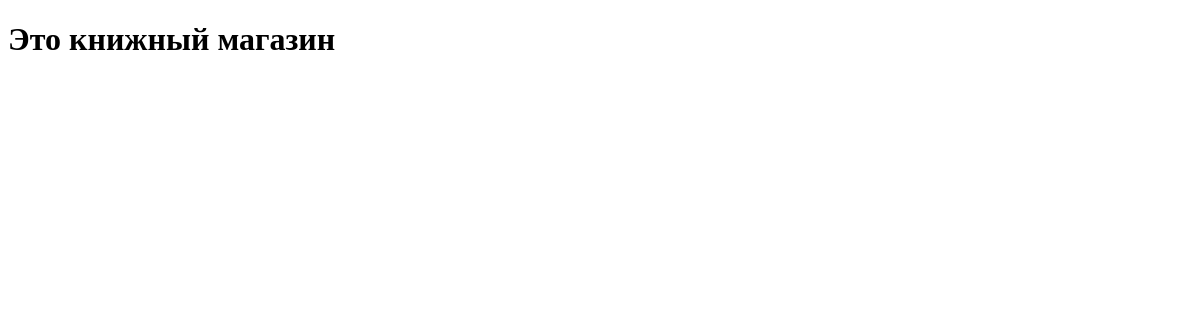
Before: /books with the older database file.
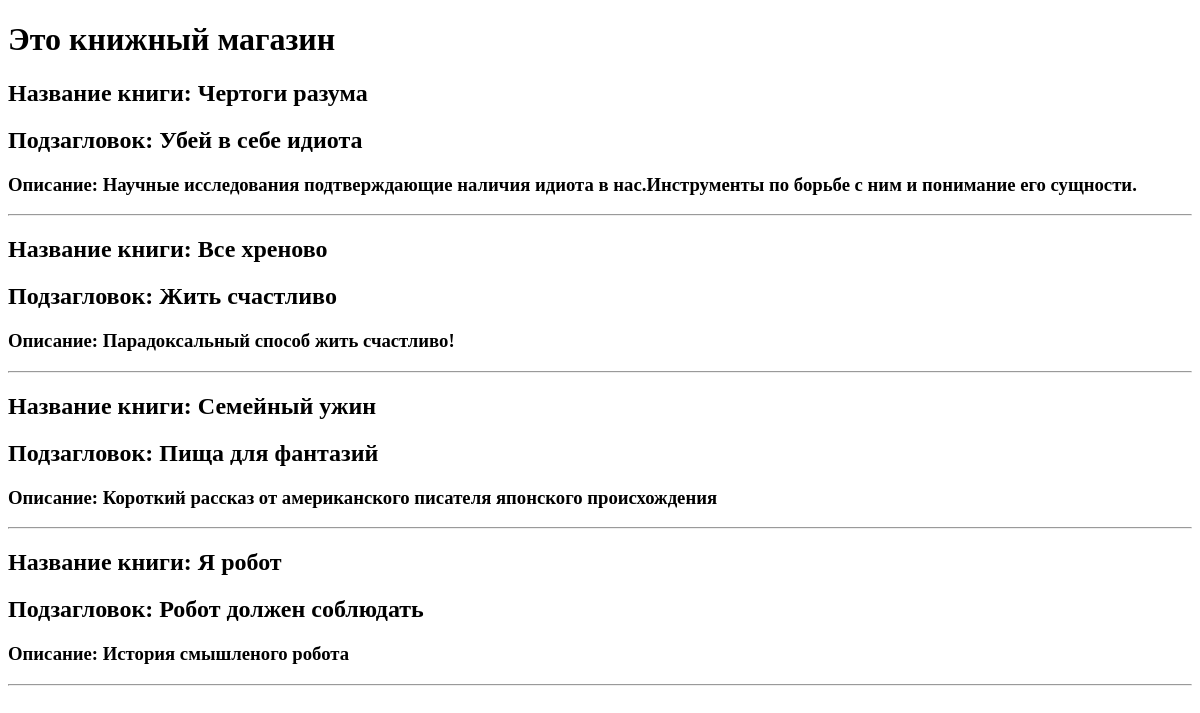
After: the same page with the newer database file.
### main/models.py (models this page shows)
class Books_data(models.Model):
    tittle = models.CharField(max_length =  40)
    subtitle = models.CharField(max_length =  25)
    describtion = models.CharField(max_length = 200)
    price = models.DecimalField(max_digits= 7 ,decimal_places = 2)
    genre = models.CharField(max_length = 40)
    author = models.CharField(max_length = 100)
    year_of_issue = models.DecimalField(max_digits = 4,decimal_places = 0)
    uploaded_at = models.DateField(auto_now_add = True)

### main/views.py (the view)
# urls.py: path("books", books, name="books")#2 объязательных праметра  ("Запрошенный адрес URL/", и функция которая )
def books(request):
    books_data_list = Books_data.objects.all()
    return render(request, "books.html",{"books_data_list":books_data_list})

### main/templates/books.html (shortened to what this page needs)
{% extends "main/layout.html" %}
{% block content %}
    <h1>Это книжный магазин</h1>
    {% for i in  books_data_list %}
        <h2>Название книги: {{i.tittle }}</h2>
        <h2>Подзагловок: {{ i.subtitle }}</h2>
        <h3>Описание: {{ i.describtion }}</h3>
        <hr>
    {% endfor %}
{% endblock %}

Changed rows visible on the page:
added Books_data: tittle "Чертоги разума", subtitle "Убей в себе идиота", describtion "Научные исследования подтверждающие наличия идиота в нас.Инструменты по борьбе с ним и понимание его сущности."
added Books_data: tittle "Все хреново", subtitle "Жить счастливо", describtion "Парадоксальный способ жить счастливо!"
added Books_data: tittle "Семейный ужин", subtitle "Пища для фантазий", describtion "Короткий рассказ от американского писателя японского происхождения"
added Books_data: tittle "Я робот", subtitle "Робот должен соблюдать", describtion "История смышленого робота"
